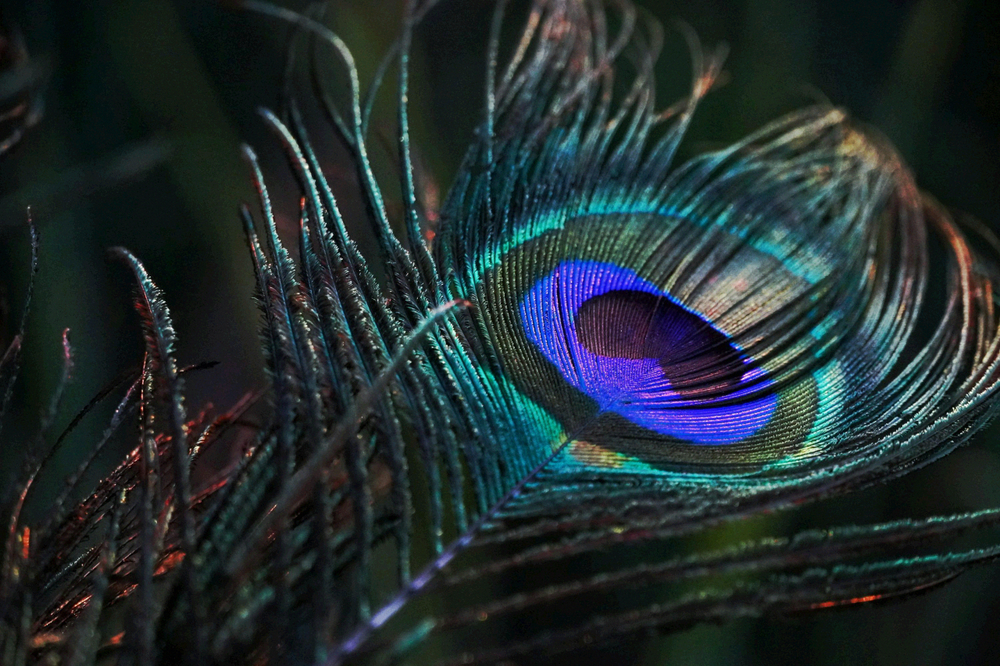
#> input picture AIClubSideQuest/imgmagic/peacock_intercept.png, 1000 x 666 px, shrunk from 1280 x 853 before the run
$ python solve6.py
#> lines starting #> are read from the running program, lines starting #| are printed output that depends on the picture
import cv2
import numpy as np

img = cv2.imread("peacock_intercept.png", cv2.IMREAD_COLOR)
#> img is the input picture: shape (666, 1000, 3); mean B, G, R 46.8, 44.8, 33.5

for c_idx, c_name in enumerate(["Blue", "Green", "Red"]):
    plane = img[:, :, c_idx] & 1

    # We can use cv2.boxFilter to compute the sum of 32x32 blocks!
    box_sum = cv2.boxFilter(plane.astype(np.float32), -1, (32, 32), normalize=False)

    min_val, max_val, min_loc, max_loc = cv2.minMaxLoc(box_sum)
    print(f"{c_name} LSB 32x32 block sums - Min: {min_val} at {min_loc}, Max: {max_val} at {max_loc}")
#> this loop made 3 passes
#> (min_val, max_val, min_loc, max_loc) on passes 1 to 3: (442, 585, (0, 206), (792, 664)), (447, 585, (211, 610), (999, 389)), (435, 587, (0, 272), (266, 664))
#| Blue LSB 32x32 block sums - Min: 442.0 at (0, 206), Max: 585.0 at (792, 664)
#| Green LSB 32x32 block sums - Min: 447.0 at (211, 610), Max: 585.0 at (999, 389)
#| Red LSB 32x32 block sums - Min: 435.0 at (0, 272), Max: 587.0 at (266, 664)
#> pass 1, `plane = img[:, :, c_idx] & 1`:
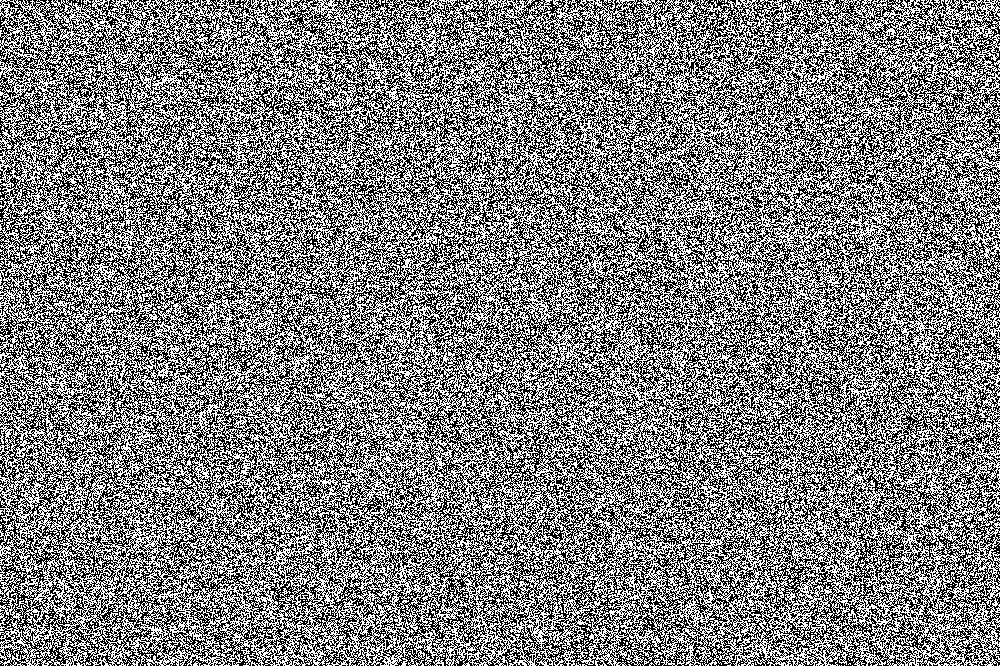
#> plane: shape (666, 1000); values 0 (black) and 1 (white), 50% white in thin lines or dots
#> pass 1, `box_sum = cv2.boxFilter(plane.astype(np.float32), -1, (32, 32), normal..`:
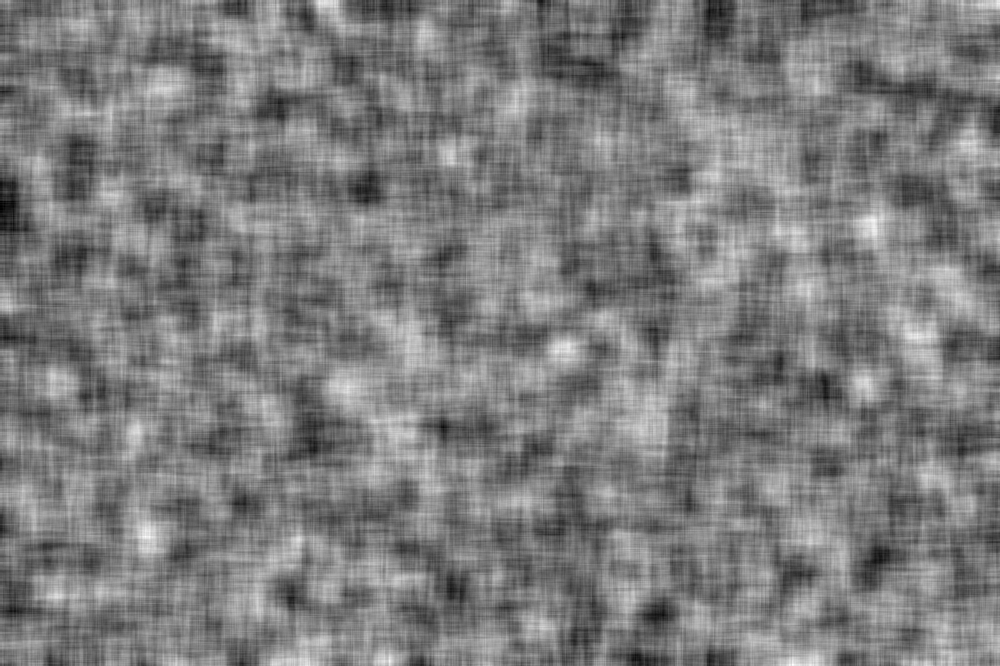
#> box_sum: shape (666, 1000) float32; min 442, max 585, mean 511.9; drawn with min black and max white
#> pass 2, `plane = img[:, :, c_idx] & 1`:
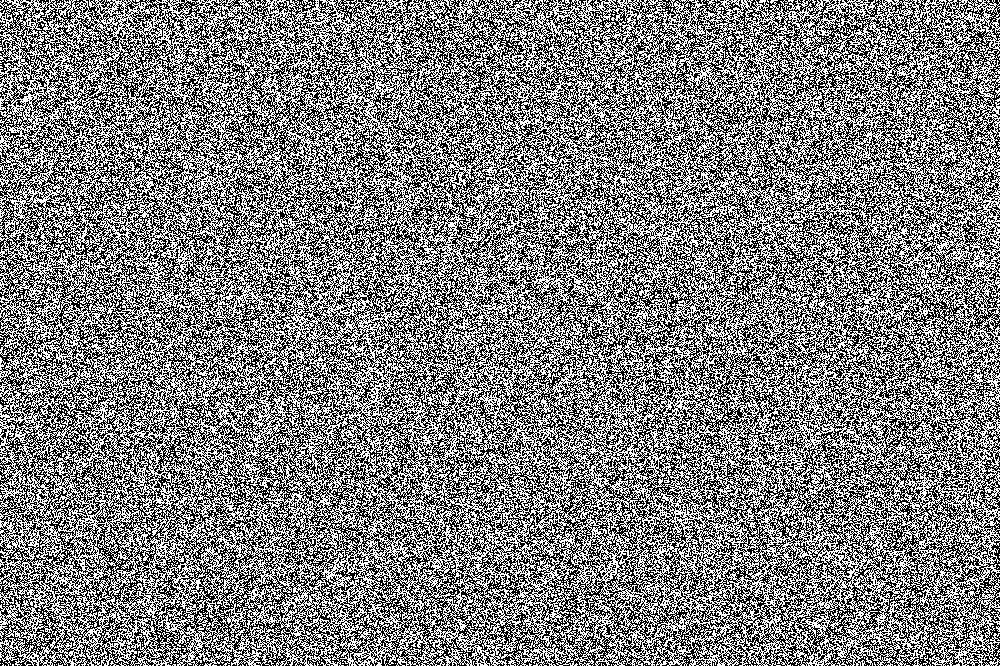
#> plane: shape (666, 1000); values 0 (black) and 1 (white), 50.1% white; black in thin lines or dots
#> pass 2, `box_sum = cv2.boxFilter(plane.astype(np.float32), -1, (32, 32), normal..`:
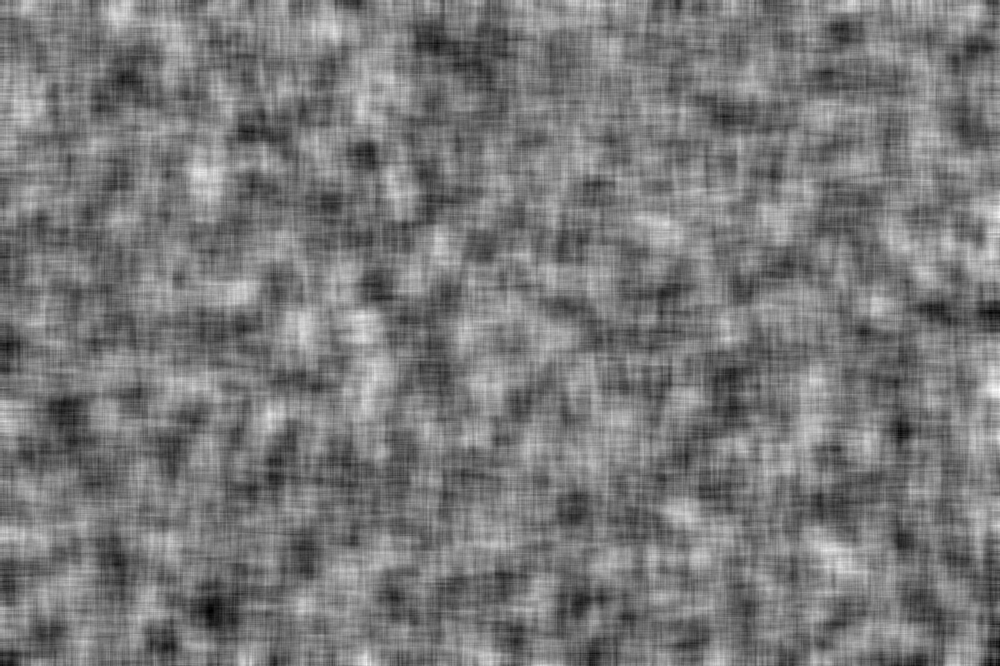
#> box_sum: shape (666, 1000) float32; min 447, max 585, mean 512.5; drawn with min black and max white
#> after the loop:
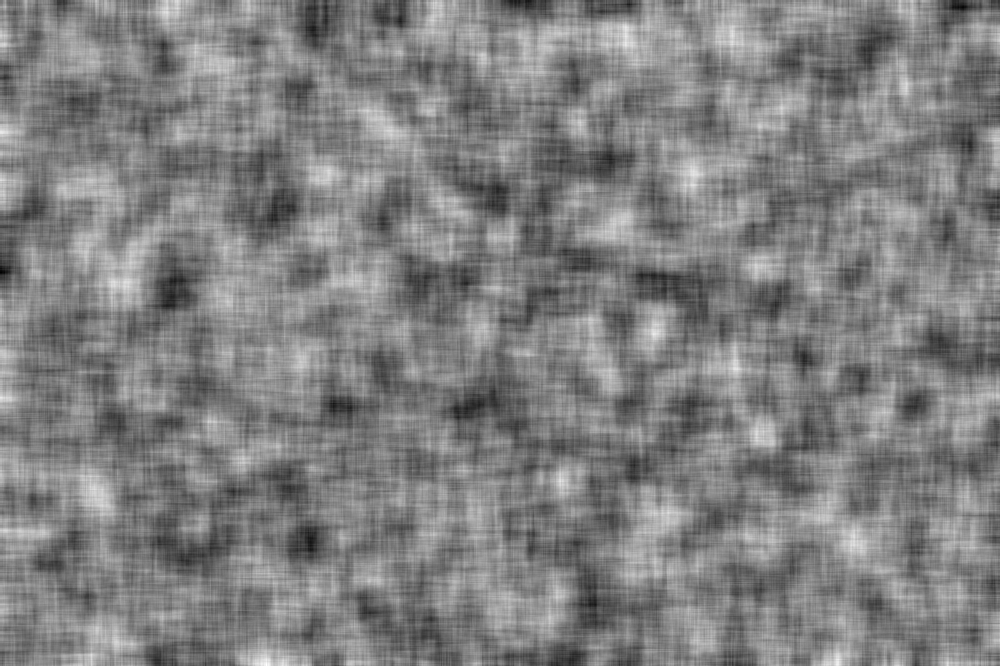
#> box_sum: shape (666, 1000) float32; min 435, max 587, mean 511.4; drawn with min black and max white
